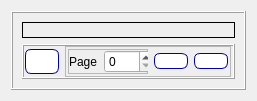
                              <widget class="QWidget" name="page_pdf_ocr">
                               <layout class="QVBoxLayout" name="verticalLayout_24">
                                <item>
                                 <widget class="QFrame" name="frame_17">
                                  <property name="maximumSize">
                                   <size>
                                    <width>16777215</width>
                                    <height>16777215</height>
                                   </size>
                                  </property>
                                  <property name="frameShape">
                                   <enum>QFrame::Box</enum>
                                  </property>
                                  <property name="frameShadow">
                                   <enum>QFrame::Raised</enum>
                                  </property>
                                  <layout class="QVBoxLayout" name="verticalLayout_23">
                                   <item>
                                    <widget class="QLabel" name="label_OCR_TEXT_PDF">
                                     <property name="frameShape">
                                      <enum>QFrame::Box</enum>
                                     </property>
                                     <property name="text">
                                      <string/>
                                     </property>
                                    </widget>
                                   </item>
                                   <item>
                                    <widget class="QFrame" name="frame_20">
                                     <property name="maximumSize">
                                      <size>
                                       <width>16777215</width>
                                       <height>35</height>
                                      </size>
                                     </property>
                                     <property name="frameShape">
                                      <enum>QFrame::Box</enum>
                                     </property>
                                     <property name="frameShadow">
                                      <enum>QFrame::Raised</enum>
                                     </property>
                                     <layout class="QHBoxLayout" name="horizontalLayout_5">
                                      <property name="leftMargin">
                                       <number>0</number>
                                      </property>
                                      <property name="topMargin">
                                       <number>0</number>
                                      </property>
                                      <property name="rightMargin">
                                       <number>0</number>
                                      </property>
                                      <property name="bottomMargin">
                                       <number>0</number>
                                      </property>
                                      <item>
                                       <spacer name="horizontalSpacer">
                                        <property name="orientation">
                                         <enum>Qt::Horizontal</enum>
                                        </property>
                                        <property name="sizeHint" stdset="0">
                                         <size>
                                          <width>1</width>
                                          <height>20</height>
                                         </size>
                                        </property>
                                       </spacer>
                                      </item>
                                      <item>
                                       <widget class="QPushButton" name="PB_Rot_PDF">
                                        <property name="minimumSize">
                                         <size>
                                          <width>0</width>
                                          <height>25</height>
                                         </size>
                                        </property>
                                        <property name="maximumSize">
                                         <size>
                                          <width>40</width>
                                          <height>16777215</height>
                                         </size>
                                        </property>
                                        <property name="styleSheet">
                                         <string notr="true">QPushButton
					{
                       border: 1px solid rgb(0,0,160);	
					 border-radius : 6px;
	background-color: rgb(255, 255, 255);
						
					}
 					 QPushButton:hover{
			
                 	background-color:  rgb(246, 255, 187);
	                                  

}
QPushButton:pressed{
  background-color :rgb(246, 255, 187);
}
</string>
                                        </property>
                                        <property name="text">
                                         <string/>
                                        </property>
                                        <property name="icon">
                                         <iconset>
                                          <normaloff>icons/rotate.png</normaloff>icons/rotate.png</iconset>
                                        </property>
                                       </widget>
                                      </item>
                                      <item>
                                       <widget class="QFrame" name="frame_22">
                                        <property name="frameShape">
                                         <enum>QFrame::StyledPanel</enum>
                                        </property>
                                        <property name="frameShadow">
                                         <enum>QFrame::Raised</enum>
                                        </property>
                                        <layout class="QHBoxLayout" name="horizontalLayout_8">
                                         <property name="leftMargin">
                                          <number>2</number>
                                         </property>
                                         <property name="topMargin">
                                          <number>2</number>
                                         </property>
                                         <property name="rightMargin">
                                          <number>2</number>
                                         </property>
                                         <property name="bottomMargin">
                                          <number>2</number>
                                         </property>
                                         <item>
                                          <widget class="QFrame" name="frame_21">
                                           <property name="minimumSize">
                                            <size>
                                             <width>0</width>
                                             <height>0</height>
                                            </size>
                                           </property>
                                           <property name="maximumSize">
                                            <size>
                                             <width>80</width>
                                             <height>16777215</height>
                                            </size>
                                           </property>
                                           <property name="frameShape">
                                            <enum>QFrame::StyledPanel</enum>
                                           </property>
                                           <property name="frameShadow">
                                            <enum>QFrame::Raised</enum>
                                           </property>
                                           <layout class="QHBoxLayout" name="horizontalLayout_9">
                                            <property name="leftMargin">
                                             <number>0</number>
                                            </property>
                                            <property name="topMargin">
                                             <number>0</number>
                                            </property>
                                            <property name="rightMargin">
                                             <number>0</number>
                                            </property>
                                            <property name="bottomMargin">
                                             <number>0</number>
                                            </property>
                                            <item>
                                             <widget class="QLabel" name="label_5">
                                              <property name="text">
                                               <string>Page</string>
                                              </property>
                                             </widget>
                                            </item>
                                            <item>
                                             <widget class="QSpinBox" name="SP_PDF_Page">
                                              <property name="minimumSize">
                                               <size>
                                                <width>50</width>
                                                <height>0</height>
                                               </size>
                                              </property>
                                              <property name="maximumSize">
                                               <size>
                                                <width>16777215</width>
                                                <height>16777215</height>
                                               </size>
                                              </property>
                                             </widget>
                                            </item>
                                           </layout>
                                          </widget>
                                         </item>
                                         <item>
                                          <widget class="QPushButton" name="PB_PDF_Prev">
                                           <property name="styleSheet">
                                            <string notr="true">QPushButton
					{
                       border: 1px solid rgb(0,0,160);	
					 border-radius : 6px;
	background-color: rgb(255, 255, 255);
						
					}
 					 QPushButton:hover{
			
                 	background-color:  rgb(246, 255, 187);
	                                  

}
QPushButton:pressed{
  background-color :rgb(246, 255, 187);
}
</string>
                                           </property>
                                           <property name="text">
                                            <string/>
                                           </property>
                                           <property name="icon">
                                            <iconset>
                                             <normaloff>icons/Left-arrow.png</normaloff>icons/Left-arrow.png</iconset>
                                           </property>
                                          </widget>
                                         </item>
                                         <item>
                                          <widget class="QPushButton" name="PB_PDF_Next">
                                           <property name="styleSheet">
                                            <string notr="true">QPushButton
					{
                       border: 1px solid rgb(0,0,160);	
					 border-radius : 6px;
	background-color: rgb(255, 255, 255);
						
					}
 					 QPushButton:hover{
			
                 	background-color:  rgb(246, 255, 187);
	                                  

}
QPushButton:pressed{
  background-color :rgb(246, 255, 187);
}
</string>
                                           </property>
                                           <property name="text">
                                            <string/>
                                           </property>
                                           <property name="icon">
                                            <iconset>
                                             <normaloff>icons/right-arrow.png</normaloff>icons/right-arrow.png</iconset>
                                           </property>
                                          </widget>
                                         </item>
                                        </layout>
                                       </widget>
                                      </item>
                                      <item>
                                       <spacer name="horizontalSpacer_2">
                                        <property name="orientation">
                                         <enum>Qt::Horizontal</enum>
                                        </property>
                                        <property name="sizeHint" stdset="0">
                                         <size>
                                          <width>2</width>
                                          <height>20</height>
                                         </size>
                                        </property>
                                       </spacer>
                                      </item>
                                     </layout>
                                    </widget>
                                   </item>
                                  </layout>
                                 </widget>
                                </item>
                               </layout>
                              </widget>
